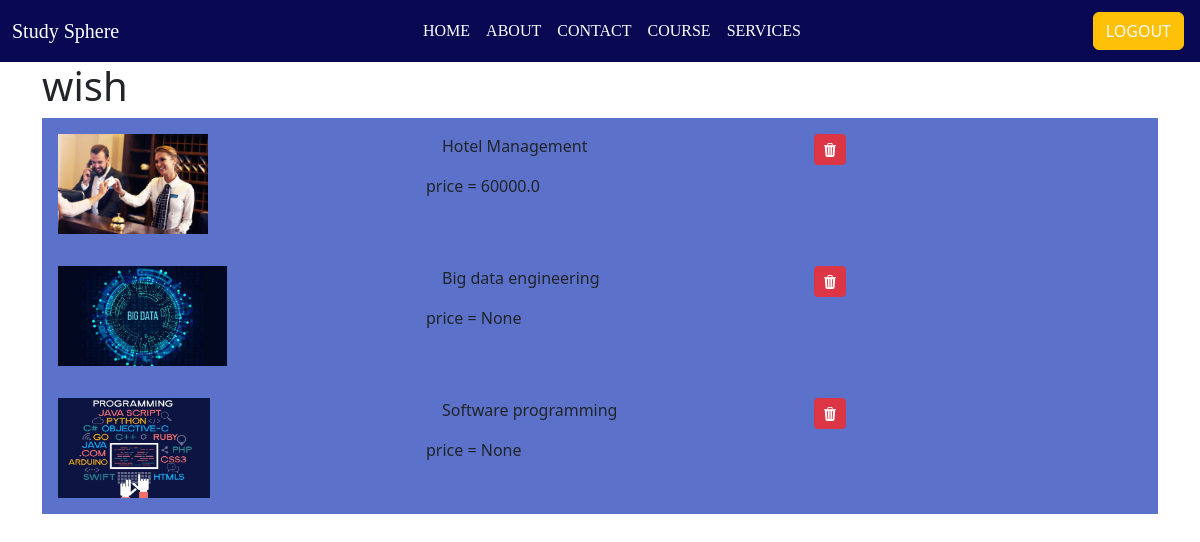
The app's page /wish (signed in) with its own data.
### app2/models.py (models this page shows, shortened)
class Wishlist(models.Model):
    wish_user = models.CharField(max_length=250,null=True)
    wish_proid = models.IntegerField(null=True)
    wish_name = models.CharField(max_length=250)
    wish_price = models.FloatField(null=True)
    wish_image = models.FileField(null=True)

### app2/views.py (the view)
# urls.py: path('wish',views.wish,name='wish'),
def wish(request):
    if  'user' not in request.session:
        return HttpResponseRedirect('/login')
    if 'del' in request.GET:
        id = request.GET['del']
        delwish = Wishlist.objects.filter(id=id)
        delwish.delete()
    user = request.session["user"]
    wish = Wishlist.objects.filter(wish_user = user).values()
    context = {
            'wish' : wish,
            }
    template=loader.get_template("wish.html")
    return HttpResponse(template.render(context,request))

### app2/templates/wish.html (shortened to what this page needs)
{% extends 'master.html' %}
{% load static %}
{% block content %}
<section>
<div class="container">
    <h2  class="pro1 display-6">wish</h2>
    <div class="row ">
        <div class="col">
            {% for x in wish %}
            <div class="row mx-auto" style="background: #5b71ca;">
                <div class="col-sm-4 p-3">
                    <div class="inbox1">
                        <img src="/media/{{x.wish_image}}" height="100px" alt="" >
                    </div>
                </div>
                <div class="col-sm-4">
                    <div class="span1 p-3">
                        <span>{{x.wish_name}}</span>
                    </div>
                    <div class="span1">
                        price = {{x.wish_price}}
                    </div>
                </div>
                <div class="col-sm-4">
                    <div class="span1 p-3">
                        <a href="/wish?del={{x.id}}">
                            <button class="btn  btn-danger btn-sm"><i class="bi bi-trash3-fill"></i></button></a>
                    </div>
                </div>
            </div>
            {% endfor %}
        </div>
    </div>
 </div>
</section>
{% endblock %}

### records on screen
Wishlist: wish_image (picture), wish_name "Hotel Management", wish_price "60000.0"
Wishlist: wish_image (picture), wish_name "Big data engineering", wish_price "None"
Wishlist: wish_image (picture), wish_name "Software programming", wish_price "None"
